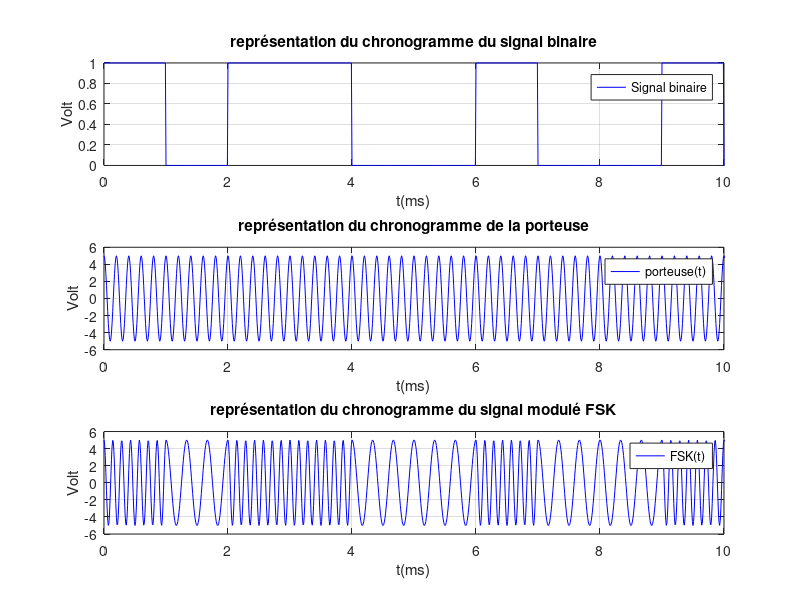

Reproduce this figure in MATLAB. (Note: this script raises an error after producing the figure.)
clear;
clc;
close;
%% Initialisation des variables
D=1000;  %débit en bits/s
fp=5000; %fréquence porteuse (Hz);
Tb=1/D; %durée d'un bit=1symbole
R=D;    %Rapidité
Ts=Tb;  %durée d'un symbole
fe=100000;    %fréquence échantillonnage
Te=1/fe; %période d'échantillonnage   
Df=2000; % excursion en fréquence



data=[1 0 1 1 0 0 1 0 0 1];           %séquence utilisateur à transmettre
data=[data randi([0 1],1,1000)];       %ajout d'une séquence aléatoire à la suite de la séquence utilisateur.

Nb=size(data,2);   % nombre de bits à transmettre
Nech_symb=fe/D;    %nombre déchantillons par symbole
Nech=Nb*Nech_symb;
Tmax=Nb*Tb;        %durée totale de la trame  


%% Codage des données binaires en NRZ
signal_NRZ=[];             %initialisation du signal codé en NRZ
symbole_1=ones(1,Nech_symb);
symbole_0=zeros(1,Nech_symb);

for n=1:Nb      %codage des différents bits
     if (data(n)==1)
        signal_NRZ=[signal_NRZ symbole_1];
     else
        signal_NRZ=[signal_NRZ symbole_0];
     end
    end   


%% Création des signaux
t=0:Te:Tmax-Te;
porteuse=5*cos(2*pi*fp*t);  % création d'un vecteur 'porteuse' 
porteuse_zero=5*cos(2*pi*(fp-Df)*t);
porteuse_one=5*cos(2*pi*(fp+Df)*t);
FSK=[]

for n = 1:Nb % Modulation en fonction du symbole actuel
    if data(n) == 1
        FSK = [FSK (symbole_1 .* porteuse_one((n-1)*Nech_symb+1 : n*Nech_symb))];
    else
        FSK = [FSK (symbole_1 .* porteuse_zero((n-1)*Nech_symb+1 : n*Nech_symb))];
    end
end 


%% Affichage des chronogrammes
subplot(3,1,1)
plot(t*1000,signal_NRZ,"b"); %t en ms
title('représentation du chronogramme du signal binaire')
xlabel('t(ms)')
ylabel('Volt')
legend('Signal binaire')
axis([0 10 0 1])  %affichage endant 3 périodes du signal modulant
grid on

subplot(3,1,2)
plot(t*1000,porteuse,"b"); %t en ms
title('représentation du chronogramme de la porteuse')
xlabel('t(ms)')
ylabel('Volt')
legend('porteuse(t)')
axis([0 10 -6 6])  %affichage endant 3 périodes du signal modulant
grid on

subplot(3,1,3)
plot(t*1000,FSK,"b"); %t en ms
title('représentation du chronogramme du signal modulé FSK')
xlabel('t(ms)')
ylabel('Volt')
legend('FSK(t)')
axis([0 10 -6 6])  %affichage endant 3 périodes du signal modulant
grid on

%% Calcul puis affichage des spectres 
[X f]=spectre(signal_NRZ,fe,Nech);
[Y f]=spectre(porteuse,fe,Nech);
[Z f]=spectre(FSK,fe,Nech);
figure;
subplot(3,1,1);
plot(f,X,"b");
title('Spectre en amplitude du signal binaire (NRZ)')
xlabel('f(Hz)')
ylabel('Volt')
legend('|NRZ(f)|')
axis([0 2*fp -60 -20])  
grid on

subplot(3,1,2);
plot(f,Y,"b");
title('Spectre en amplitude de la porteuse')
xlabel('f(Hz)')
ylabel('Volt')
legend('|Porteuse(f)|')
axis([0 2*fp -20 20])  
grid on

subplot(3,1,3);
plot(f,Z,"b");
title('Spectre en amplitude du signal modulé FSK')
xlabel('f(Hz)')
ylabel('Volt')
legend('|FSK(f)|')
axis([0 2*fp -60 20]) 
grid on